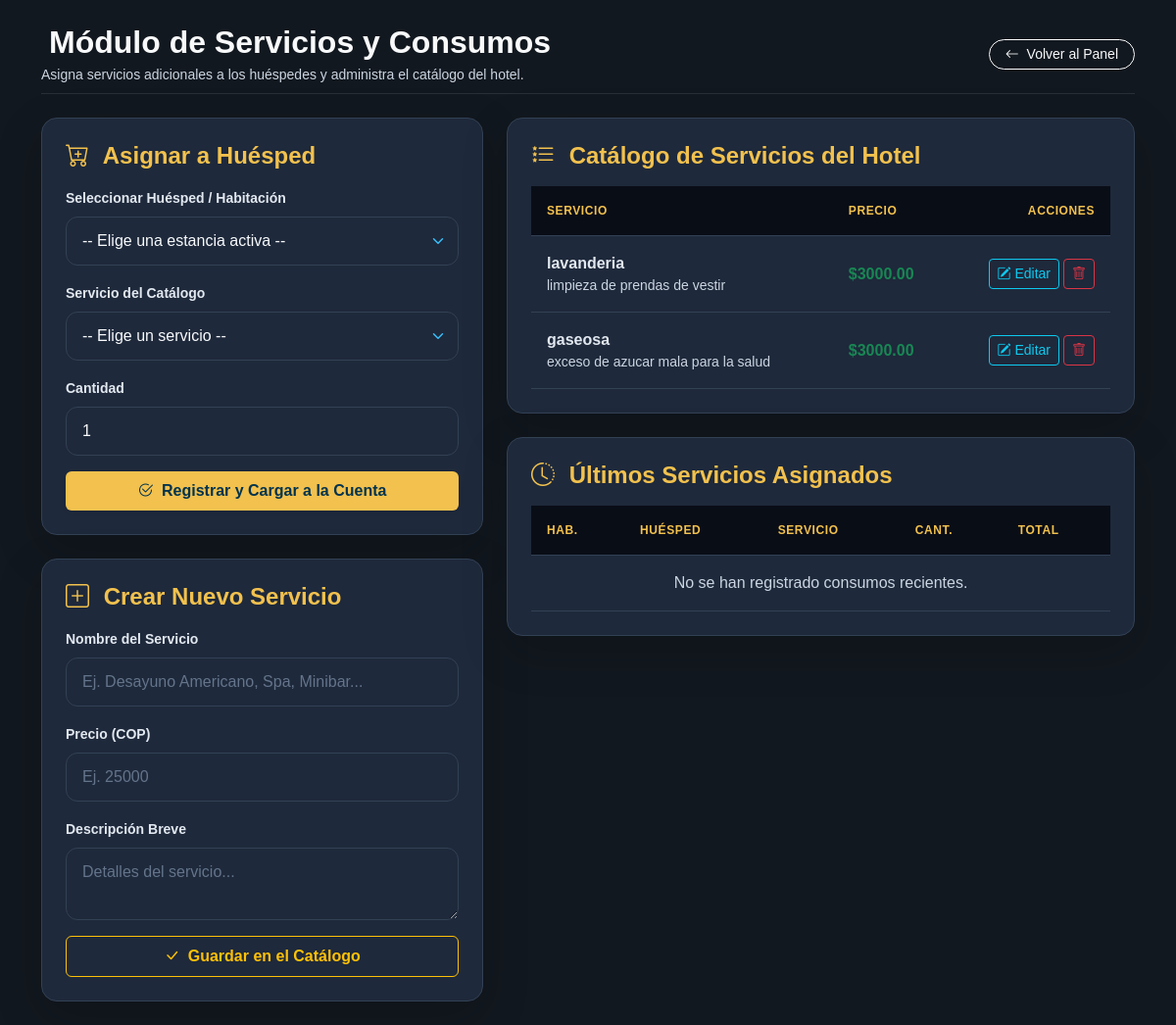
Screenshot of /recepcion/servicios/ (signed in) with the database file from the repository.
### hotel_walena/models.py (models this page shows, shortened)
class Servicio(models.Model):
    nombre = models.CharField(max_length=100)
    descripcion = models.TextField(blank=True, null=True)
    precio = models.DecimalField(max_digits=10, decimal_places=2)
    disponible = models.BooleanField(default=True)
    class Meta:
        db_table = 'hotel_walena_servicio'

### hotel_walena/views.py (the view, shortened to what this page needs)
# urls.py: path('recepcion/servicios/', recepcion_servicios, name='recepcion_servicios'),
@login_required(login_url='/login/')
@user_passes_test(es_recepcionista_o_superior, login_url='/habitaciones/')
def recepcion_servicios(request, servicio_id=None):
    servicio_editando = get_object_or_404(Servicio, id=servicio_id) if servicio_id else None
    servicios = Servicio.objects.all()
    context = {
        'servicios': servicios,
        'servicio_editando': servicio_editando,
    }
    return render(request, 'recepcion/recepcion_servicios.html', context)

### hotel_walena/context_processors.py (called while the page is built)
def hotel_context(request):
    try:
        config, _ = HotelConfig.objects.get_or_create(id=1)
    except DatabaseError:
        config = None
    return {'hotel': config}

### hotel_walena/views.py (called while the page is built)
def es_recepcionista_o_superior(user):
    if not user.is_authenticated:
        return False
    return user.is_staff or user.is_superuser

### hotel_walena/templates/recepcion/recepcion_servicios.html (shortened to what this page needs)
{% load static %}
<!DOCTYPE html>
<html lang="es" data-bs-theme="dark">
<head>
    <link href="https://cdn.jsdelivr.net/npm/bootstrap@5.3.3/dist/css/bootstrap.min.css" rel="stylesheet">
    <link rel="stylesheet" href="https://cdn.jsdelivr.net/npm/bootstrap-icons@1.11.3/font/bootstrap-icons.min.css">
    <link rel="stylesheet" href="{% static 'css/style.css' %}">
</head>
<body class="body-recepcion">
<div class="container py-4">
    <div class="d-flex justify-content-between align-items-center mb-4 pb-2 border-bottom border-secondary border-opacity-25">
        <div>
            <h2 class="fw-bold mb-1"> Módulo de Servicios y Consumos</h2>
            <p class="text-secondary small mb-0">Asigna servicios adicionales a los huéspedes y administra el catálogo del hotel.</p>
        </div>
        <a href="{% url 'panel_recepcion' %}" class="btn btn-outline-light btn-sm rounded-pill px-3">
            <i class="bi bi-arrow-left me-1"></i> Volver al Panel
        </a>
    </div>
    <div class="row g-4">
        <div class="col-lg-5">
            <div class="card card-walena shadow-lg rounded-4 p-4 mb-4 border border-secondary border-opacity-25">
                <h4 class="fw-bold mb-3 text-walena-gold"><i class="bi bi-cart-plus me-2"></i> Asignar a Huésped</h4>
                <form method="POST" action="{% url 'asignar_servicio_huesped' %}">
                    <div class="mb-3">
                        <label class="form-label small fw-semibold text-secondary">Seleccionar Huésped / Habitación</label>
                        <select name="reserva_id" class="form-select input-walena" required>
                            <option value="">-- Elige una estancia activa --</option>
                        </select>
                    </div>
                    <div class="mb-3">
                        <label class="form-label small fw-semibold text-secondary">Servicio del Catálogo</label>
                        <select name="servicio_id" class="form-select input-walena" required>
                            <option value="">-- Elige un servicio --</option>
                        </select>
                    </div>
                    <div class="mb-3">
                        <label class="form-label small fw-semibold text-secondary">Cantidad</label>
                        <input type="number" name="cantidad" value="1" min="1" class="form-control input-walena" required>
                    </div>
                    <button type="submit" class="btn btn-walena-gold w-100 fw-bold py-2 shadow-sm">
                        <i class="bi bi-check2-circle me-1"></i> Registrar y Cargar a la Cuenta
                    </button>
                </form>
            </div>
            <div class="card card-walena shadow-lg rounded-4 p-4 border border-secondary border-opacity-25">
                <h4 class="fw-bold mb-3 text-walena-gold">
                    <i class="bi {% if servicio_editando %}bi-pencil-square{% else %}bi-plus-square{% endif %} me-2"></i>
                    {% if servicio_editando %}Editar Servicio: {{ servicio_editando.nombre }}{% else %}Crear Nuevo Servicio{% endif %}
                </h4>
                <form method="POST" action="{% if servicio_editando %}{% url 'editar_servicio' servicio_editando.id %}{% else %}{% url 'crear_servicio' %}{% endif %}" autocomplete="off">
                    <div class="mb-3">
                        <label class="form-label small fw-semibold text-secondary">Nombre del Servicio</label>
                        <input type="text" name="nombre" class="form-control input-walena" value="{% if servicio_editando %}{{ servicio_editando.nombre }}{% endif %}" placeholder="Ej. Desayuno Americano, Spa, Minibar..." required>
                    </div>
                    <div class="mb-3">
                        <label class="form-label small fw-semibold text-secondary">Precio (COP)</label>
                        <input type="number" step="0.01" name="precio" class="form-control input-walena" value="{% if servicio_editando %}{{ servicio_editando.precio }}{% endif %}" placeholder="Ej. 25000" required>
                    </div>
                    <div class="mb-3">
                        <label class="form-label small fw-semibold text-secondary">Descripción Breve</label>
                        <textarea name="descripcion" rows="2" class="form-control input-walena" placeholder="Detalles del servicio...">{% if servicio_editando %}{{ servicio_editando.descripcion }}{% endif %}</textarea>
                    </div>
                    <div class="d-flex gap-2">
                        <button type="submit" class="btn btn-outline-warning w-100 fw-semibold py-2">
                            <i class="bi bi-check-lg me-1"></i> {% if servicio_editando %}Actualizar Servicio{% else %}Guardar en el Catálogo{% endif %}
                        </button>
                    </div>
                </form>
            </div>
        </div>
        <div class="col-lg-7">
            <div class="card card-walena shadow-lg rounded-4 p-4 mb-4 border border-secondary border-opacity-25">
                <h4 class="fw-bold mb-3 text-walena-gold"><i class="bi bi-list-stars me-2"></i> Catálogo de Servicios del Hotel</h4>
                <div class="table-responsive">
                    <table class="table table-walena align-middle mb-0">
                        <thead>
                            <tr>
                                <th>Servicio</th>
                                <th>Precio</th>
                                <th class="text-end">Acciones</th>
                            </tr>
                        </thead>
                        <tbody>
                            {% for s in servicios %}
                            <tr>
                                <td>
                                    <div class="fw-bold">{{ s.nombre }}</div>
                                    <div class="small text-secondary">{{ s.descripcion|default:"Sin descripción" }}</div>
                                </td>
                                <td class="text-success fw-bold">${{ s.precio }}</td>
                                <td class="text-end">
                                    <div class="d-inline-flex gap-1">
                                        <a href="{% url 'editar_servicio' s.id %}" class="btn btn-sm btn-outline-info px-2 py-1" title="Editar precio o nombre">
                                            <i class="bi bi-pencil-square"></i> Editar
                                        </a>
                                        <form method="POST" action="{% url 'eliminar_servicio' s.id %}" onsubmit="return confirm('¿Seguro que deseas eliminar el servicio {{ s.nombre }}?');" class="d-inline">
                                            <button type="submit" class="btn btn-sm btn-outline-danger px-2 py-1" title="Eliminar servicio">
                                                <i class="bi bi-trash"></i>
                                            </button>
                                        </form>
                                    </div>
                                </td>
                            </tr>
                            {% empty %}
                            <tr>
                                <td colspan="3" class="text-center text-secondary py-3">No hay servicios creados todavía.</td>
                            </tr>
                            {% endfor %}
                        </tbody>
                    </table>
                </div>
            </div>
            <div class="card card-walena shadow-lg rounded-4 p-4 border border-secondary border-opacity-25">
                <h4 class="fw-bold mb-3 text-walena-gold"><i class="bi bi-clock-history me-2"></i> Últimos Servicios Asignados</h4>
                <div class="table-responsive" style="max-height: 280px; overflow-y: auto;">
                    <table class="table table-walena table-sm align-middle mb-0">
                        <thead>
                            <tr>
                                <th>Hab.</th>
                                <th>Huésped</th>
                                <th>Servicio</th>
                                <th>Cant.</th>
                                <th>Total</th>
                            </tr>
                        </thead>
                        <tbody>
                            {% for item in asignaciones %}
                            <tr>
                                <td><span class="badge bg-warning bg-opacity-10 text-warning">#{{ item.reserva.habitacion.numero }}</span></td>
                                <td>{{ item.reserva.nombre }}</td>
                                <td>{{ item.servicio.nombre }}</td>
                                <td>{{ item.cantidad }}</td>
                                <td class="fw-bold text-success">${{ item.precio_total|default:item.servicio.precio }}</td>
                            </tr>
                            {% empty %}
                            <tr>
                                <td colspan="5" class="text-center text-secondary py-3">No se han registrado consumos recientes.</td>
                            </tr>
                            {% endfor %}
                        </tbody>
                    </table>
                </div>
            </div>
        </div>
    </div>
</div>
</body>
</html>

### hotel_walena/public/css/style.css (style rules this page uses)
html { overflow-y: scroll; }
:root { --walena-gold: #f2c14e; --walena-orange: #d97706; --walena-navy: #00334e; --walena-dark: #212529; }
.btn-walena-gold { background-color: #f2c14e !important; color: #00334e !important; font-weight: 700; border: none; transition: all 0.3s ease; }
.btn-walena-gold { background-color: #f2c14e !important; color: #00334e !important; border: none; font-weight: 600; }
input[type=number] { -moz-appearance: textfield; appearance: textfield; }
.text-walena-gold { color: #f2c14e !important; }
.btn-walena-gold { background-color: #f2c14e !important; color: #00334e !important; font-weight: bold; }
:root { --bg-principal: #ffffff; --texto-principal: #212529; --card-bg: #ffffff; --border-color: #dee2e6; }
[data-bs-theme="dark"] { --bg-principal: #12181f; --texto-principal: #f8f9fa; --card-bg: #1e293b; --border-color: #334155; }
body { background-color: var(--bg-principal) !important; color: var(--texto-principal) !important; transition: background-color 0.3s ease, color 0.3s ease; }
[data-bs-theme="dark"] .card { background-color: var(--card-bg) !important; border-color: var(--border-color) !important; color: var(--texto-principal) !important; }
[data-bs-theme="dark"] .text-secondary, [data-bs-theme="dark"] p { color: #cbd5e1 !important; }
[data-bs-theme="dark"] .form-label { color: #e2e8f0 !important; }
[data-bs-theme="dark"] .form-control, [data-bs-theme="dark"] .form-select { background-color: #1e293b !important; border-color: #334155 !important; color: #f8fafc !important; }
[data-bs-theme="dark"] .form-select { color: #f8fafc !important; }
[data-bs-theme="dark"] .form-select option { background-color: #1e293b !important; color: #f8fafc !important; }
[data-bs-theme="dark"] .form-control { background-color: #1e293b !important; border-color: #334155 !important; color: #f8fafc !important; }
[data-bs-theme="dark"] .table { color: #f8fafc !important; border-color: #334155 !important; }
:root { --walena-dark: #0f172a; --walena-darker: #090d16; --walena-gold: #f2c14e; --walena-card: #1e293b; }
.body-recepcion { font-family: 'Plus Jakarta Sans', sans-serif; background-color: var(--walena-dark); color: #f8fafc; }
.text-walena-gold { color: var(--walena-gold) !important; }
.btn-walena-gold { background-color: var(--walena-gold); color: var(--walena-darker); font-weight: 600; transition: all 0.2s ease; }
.card-walena { background-color: var(--walena-card); border: 1px solid rgba(255, 255, 255, 0.05); border-radius: 1rem; }
.table-walena { color: #f8fafc; border-color: rgba(255, 255, 255, 0.08); }
.table-walena th { background-color: var(--walena-darker); color: var(--walena-gold); font-weight: 600; text-transform: uppercase; font-size: 0.75rem; letter-spacing: 0.05em; padding: 1rem; }
.table-walena td { padding: 1rem; background-color: transparent; color: #e2e8f0; }
.input-walena { background-color: rgba(15, 23, 42, 0.6); border: 1px solid rgba(255, 255, 255, 0.1); color: #fff; border-radius: 0.75rem; padding: 0.75rem 1rem; }
.input-walena::placeholder { color: #64748b; }

### rows the page displays
Servicio: nombre "lavanderia", descripcion "limpieza de prendas de vestir", precio "3000.00"
Servicio: nombre "gaseosa", descripcion "exceso de azucar mala para la salud", precio "3000.00"
